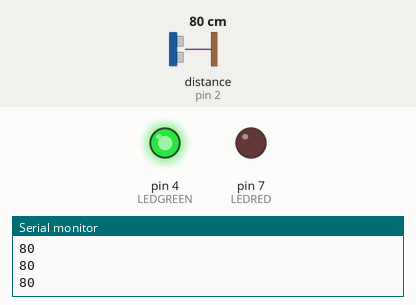
Recording of a sketch running on a simulated Arduino Uno, built with avr-gcc and run on an emulated ATmega328P. Parts: output pins drawn as LEDs (lit = HIGH), the last lines printed to the serial monitor. Wiring (inferred from the names in the program): ultrasonic range finder: trigger pin 3; echo pin 2. The test bench sets the inputs (shaded band); at power-on: distance to the obstacle (sensor on pin 2) 80 cm. The echo pulse lasts 58.3 µs per cm; pins used as bus, display or sensor lines are not drawn.

Above: at 1.2 s.
1.3 s: distance to the obstacle (sensor on pin 2) set to 19 cm
2.8 s: distance to the obstacle (sensor on pin 2) set to 14 cm
At 3.1 s:
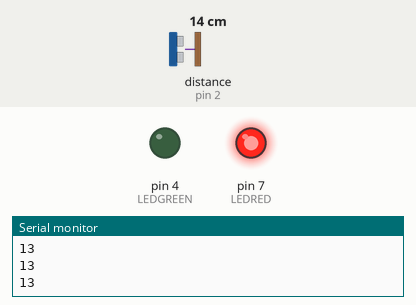
4.3 s: distance to the obstacle (sensor on pin 2) set to 18 cm
At 5.1 s:
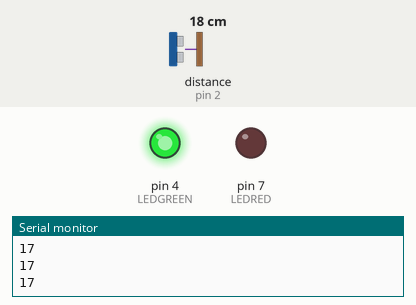
5.8 s: distance to the obstacle (sensor on pin 2) set to 2 cm
At 6.2 s:
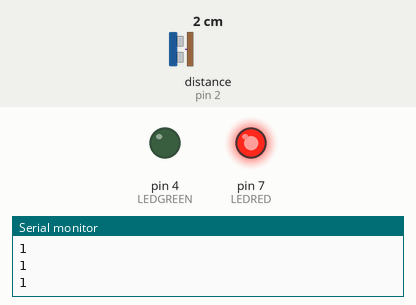
Timing chart, 0 to 8.3 s (numbered marks = the images above; inputs shaded):
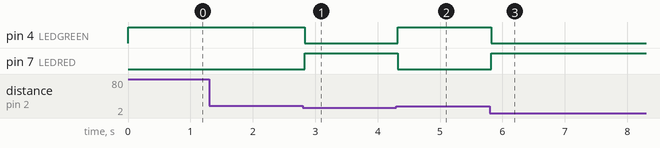

Measured:
- the behaviour switches between 17 and 16 cm on distance to the obstacle (sensor on pin 2) (found by bisection; images 0 and 1)
- after the input at 2.8 s, pin 4 (LEDGREEN): HIGH → LOW at once; pin 7 (LEDRED): LOW → HIGH at once
- after the input at 4.3 s, pin 4 (LEDGREEN): LOW → HIGH at once; pin 7 (LEDRED): HIGH → LOW at once
- after the input at 5.8 s, pin 4 (LEDGREEN): HIGH → LOW at once; pin 7 (LEDRED): LOW → HIGH at once

The sketch:

srf05_ultrasonic.ino
```cpp
#define ECHOPIN 2                            // Pin to receive echo pulse
#define TRIGPIN 3                            // Pin to send trigger pulse
#define LEDRED 7
#define LEDGREEN 4

int distance = -1;
int pulse_in = 0;

void setup(){
  Serial.begin(9600);
  Serial.println("Ready");
  pinMode(ECHOPIN, INPUT);
  pinMode(TRIGPIN, OUTPUT);
  pinMode(LEDRED, OUTPUT);
  pinMode(LEDGREEN, OUTPUT);
}

void loop(){
  digitalWrite(TRIGPIN, LOW);                   // Set the trigger pin to low for 2uS
  delayMicroseconds(2);
  digitalWrite(TRIGPIN, HIGH);                  // Send a 10uS high to trigger ranging
  delayMicroseconds(10);
  digitalWrite(TRIGPIN, LOW);                   // Send pin low again
  pulse_in = pulseIn(ECHOPIN, HIGH);        // Read in times pulse
  distance = pulse_in/58;  // Calculate distance from time of pulse
  Serial.println(distance);
  if (distance > 15){
    //Serial.println("Green");
    digitalWrite(LEDRED, LOW);
    digitalWrite(LEDGREEN, HIGH);
  }
  else {
    //Serial.println("red");
    digitalWrite(LEDGREEN, LOW);
    digitalWrite(LEDRED, HIGH);
  }
  delay(50);                                    // Wait 50mS before next ranging
}
```
